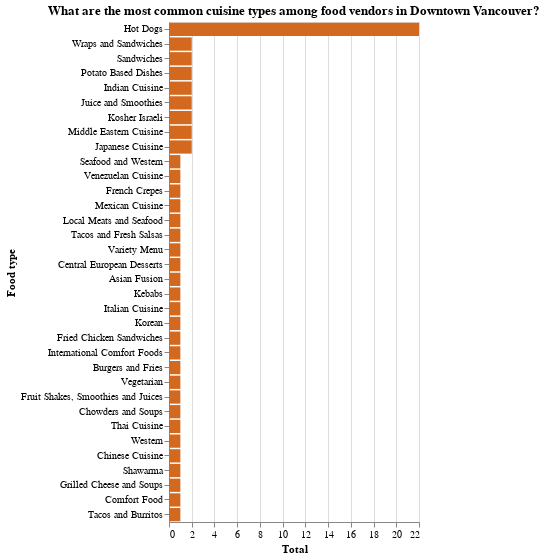

Notebook code for this chart:
### Markdown cell above
### Exploratory Data Analysis (EDA)

Given that we are interested in solely the classification power of the name, we will be taking a look more into the classes present into our training set.

First, we will take a look at the DESCRIPTION category distribution:

### Code cell
## Data visualization for EDA
## Code in this cell adapted from DSCI 351 Lecture 2 and 5 
## color names supported for the bar charts located at:
## https://www.w3schools.com/cssref/css_colors.php


plot1 = (alt.Chart(
    train_data,
    title=(
        "What are the most common cuisine types among food vendors "
        "in Downtown Vancouver?"
    )
).mark_bar
    (color="chocolate").encode(
        x=alt.X("count()", title="Total"),
        y=alt.Y("DESCRIPTION:N", sort='-x', title="Food type")
    ).properties(
        width=250,
        height=500
    )
)

plot1

### Figure 1 — Vega-Lite specification as saved in the notebook (floating-point values rounded to 4 significant figures)
{"config": {"view": {"continuousWidth": 300, "continuousHeight": 300}}, "data": {"name": "data-12d0d533a1b6b787455bd7cbf17d1240"}, "mark": {"type": "bar", "color": "chocolate"}, "encoding": {"x": {"aggregate": "count", "title": "Total", "type": "quantitative"}, "y": {"field": "DESCRIPTION", "sort": "-x", "title": "Food type", "type": "nominal"}}, "height": 500, "title": "What are the most common cuisine types among food vendors in Downtown Vancouver?", "width": 250, "$schema": "https://vega.github.io/schema/vega-lite/v6.1.0.json", "datasets": {"data-12d0d533a1b6b787455bd7cbf17d1240": [{"BUSINESS_NAME": "", "DESCRIPTION": "Hot Dogs", "is_hotdog": true}, {"BUSINESS_NAME": "", "DESCRIPTION": "Hot Dogs", "is_hotdog": true}, {"BUSINESS_NAME": "BBKB Kaboom Box", "DESCRIPTION": "Seafood and Western", "is_hotdog": false}, {"BUSINESS_NAME": "Come Arepa", "DESCRIPTION": "Venezuelan Cuisine", "is_hotdog": false}, {"BUSINESS_NAME": "Holy Smokes", "DESCRIPTION": "Hot Dogs", "is_hotdog": true}, {"BUSINESS_NAME": "Eat Chicken Wraps", "DESCRIPTION": "Wraps and Sandwiches", "is_hotdog": false}, {"BUSINESS_NAME": "Chou Chou Crepes", "DESCRIPTION": "French Crepes", "is_hotdog": false}, {"BUSINESS_NAME": "V Dub Dogs", "DESCRIPTION": "Hot Dogs", "is_hotdog": true}, {"BUSINESS_NAME": "Arturo's Mexico To Go", "DESCRIPTION": "Mexican Cuisine", "is_hotdog": false}, {"BUSINESS_NAME": "Mac BBQ", "DESCRIPTION": "Hot Dogs", "is_hotdog": true}, {"BUSINESS_NAME": "", "DESCRIPTION": "Hot Dogs", "is_hotdog": true}, {"BUSINESS_NAME": "", "DESCRIPTION": "Hot Dogs", "is_hotdog": true}, {"BUSINESS_NAME": "Feastro - The Rolling Bistro", "DESCRIPTION": "Local Meats and Seafood", "is_hotdog": false}, {"BUSINESS_NAME": "", "DESCRIPTION": "Hot Dogs", "is_hotdog": true}, {"BUSINESS_NAME": "Mr. Sandwich", "DESCRIPTION": "Sandwiches", "is_hotdog": false}, {"BUSINESS_NAME": "Russett Shack", "DESCRIPTION": "Potato Based Dishes", "is_hotdog": false}, {"BUSINESS_NAME": "Sea Dogs", "DESCRIPTION": "Hot Dogs", "is_hotdog": true}, {"BUSINESS_NAME": "La Bomba Taqueria", "DESCRIPTION": "Tacos and Fresh Salsas", "is_hotdog": false}, {"BUSINESS_NAME": "Commissary Connect", "DESCRIPTION": "Variety Menu", "is_hotdog": false}, {"BUSINESS_NAME": "Japadog", "DESCRIPTION": "Hot Dogs", "is_hotdog": true}, {"BUSINESS_NAME": "", "DESCRIPTION": "Hot Dogs", "is_hotdog": true}, {"BUSINESS_NAME": "Vij's Railway Express", "DESCRIPTION": "Indian Cuisine", "is_hotdog": false}, {"BUSINESS_NAME": "", "DESCRIPTION": "Hot Dogs", "is_hotdog": true}, {"BUSINESS_NAME": "Ali's Hot Dogs", "DESCRIPTION": "Hot Dogs", "is_hotdog": true}, {"BUSINESS_NAME": "", "DESCRIPTION": "Hot Dogs", "is_hotdog": true}, {"BUSINESS_NAME": "The Juice Truck", "DESCRIPTION": "Juice and Smoothies", "is_hotdog": false}, {"BUSINESS_NAME": "The Praguery", "DESCRIPTION": "Central European Desserts", "is_hotdog": false}, {"BUSINESS_NAME": "Soho Road Naan Kebab", "DESCRIPTION": "Indian Cuisine", "is_hotdog": false}, {"BUSINESS_NAME": "Roaming Dragon", "DESCRIPTION": "Asian Fusion", "is_hotdog": false}, {"BUSINESS_NAME": "Meet to Eat", "DESCRIPTION": "Kosher Israeli", "is_hotdog": false}, {"BUSINESS_NAME": "Meet to Eat", "DESCRIPTION": "Kosher Israeli", "is_hotdog": false}, {"BUSINESS_NAME": "Master Chef's Kebab House", "DESCRIPTION": "Kebabs", "is_hotdog": false}, {"BUSINESS_NAME": "The Juice Truck", "DESCRIPTION": "Juice and Smoothies", "is_hotdog": false}, {"BUSINESS_NAME": "", "DESCRIPTION": "Hot Dogs", "is_hotdog": true}, {"BUSINESS_NAME": "Eat Chicken Wraps", "DESCRIPTION": "Wraps and Sandwiches", "is_hotdog": false}, {"BUSINESS_NAME": "Mr. Arancino", "DESCRIPTION": "Italian Cuisine", "is_hotdog": false}, {"BUSINESS_NAME": "Disco Cheetah", "DESCRIPTION": "Korean", "is_hotdog": false}, {"BUSINESS_NAME": "Marimba", "DESCRIPTION": "Middle Eastern Cuisine", "is_hotdog": false}, {"BUSINESS_NAME": "The Fryinig Pan", "DESCRIPTION": "Fried Chicken Sandwiches", "is_hotdog": false}, {"BUSINESS_NAME": "Fat Duck Mobile Eatery", "DESCRIPTION": "International Comfort Foods", "is_hotdog": false}, {"BUSINESS_NAME": "Yokabai", "DESCRIPTION": "Burgers and Fries", "is_hotdog": false}, {"BUSINESS_NAME": "Chickpea", "DESCRIPTION": "Vegetarian", "is_hotdog": false}, {"BUSINESS_NAME": "Actual Oden", "DESCRIPTION": "Japanese Cuisine", "is_hotdog": false}, {"BUSINESS_NAME": "San Juan Family Farm", "DESCRIPTION": "Fruit Shakes, Smoothies and Juices", "is_hotdog": false}, {"BUSINESS_NAME": "Mr. Shawarma", "DESCRIPTION": "Middle Eastern Cuisine", "is_hotdog": false}, {"BUSINESS_NAME": "Cheesey Does It", "DESCRIPTION": "Sandwiches", "is_hotdog": false}, {"BUSINESS_NAME": "Crab Park Chowdery", "DESCRIPTION": "Chowders and Soups", "is_hotdog": false}, {"BUSINESS_NAME": "Suassy Thai", "DESCRIPTION": "Thai Cuisine", "is_hotdog": false}, {"BUSINESS_NAME": "Tandoori Tikka Dog", "DESCRIPTION": "Hot Dogs", "is_hotdog": true}, {"BUSINESS_NAME": "Van Dog", "DESCRIPTION": "Western", "is_hotdog": false}, {"BUSINESS_NAME": "Le Tigre", "DESCRIPTION": "Chinese Cuisine", "is_hotdog": false}, {"BUSINESS_NAME": "Mr. Shawarma", "DESCRIPTION": "Shawarma", "is_hotdog": false}, {"BUSINESS_NAME": "Japadog", "DESCRIPTION": "Hot Dogs", "is_hotdog": true}, {"BUSINESS_NAME": "Japadog", "DESCRIPTION": "Hot Dogs", "is_hotdog": true}, {"BUSINESS_NAME": "Mum's Grilled Cheese Truck", "DESCRIPTION": "Grilled Cheese and Soups", "is_hotdog": false}, {"BUSINESS_NAME": "", "DESCRIPTION": "Hot Dogs", "is_hotdog": true}, {"BUSINESS_NAME": "Van Dog", "DESCRIPTION": "Hot Dogs", "is_hotdog": true}, {"BUSINESS_NAME": "Van Dog", "DESCRIPTION": "Hot Dogs", "is_hotdog": true}, {"BUSINESS_NAME": "", "DESCRIPTION": "Hot Dogs", "is_hotdog": true}, {"BUSINESS_NAME": "Potato Tornado", "DESCRIPTION": "Potato Based Dishes", "is_hotdog": false}, {"BUSINESS_NAME": "Gourmet Syndicate", "DESCRIPTION": "Comfort Food", "is_hotdog": false}, {"BUSINESS_NAME": "Mogu", "DESCRIPTION": "Japanese Cuisine", "is_hotdog": false}, {"BUSINESS_NAME": "Tacofino", "DESCRIPTION": "Tacos and Burritos", "is_hotdog": false}]}}
